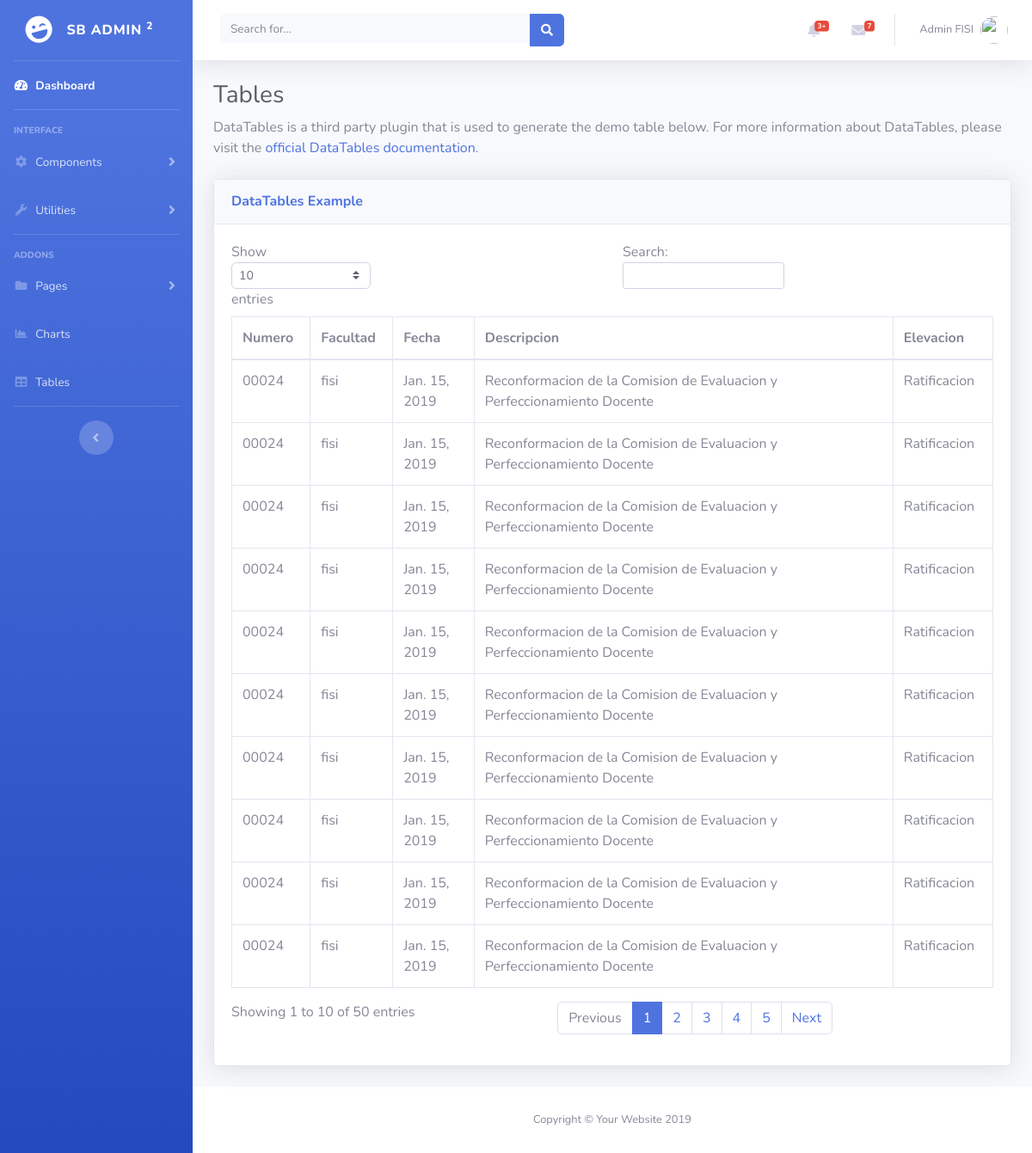
The page /resoluciones/tabla on the database its author committed.
### resoluciones/models.py (models this page shows, shortened)
class Resolucion(models.Model):
    nro_resolucion = models.CharField(max_length=5, primary_key=True)
    facultad_resolucion = models.ForeignKey(Facultad, on_delete=models.CASCADE)
    fecha_resolucion = models.DateField()
    link_descarga = models.CharField(max_length=100)
    estado_resolucion = models.CharField(max_length=20)
    descripcion_resolucion = models.TextField(default='obs')
    observacion_resolucion = models.TextField()
    adjunto_resolucion = models.CharField(max_length=100)
    tipo_elevacion = models.CharField(max_length=50)
    class Meta:
        ordering = ('-fecha_resolucion',)

class Facultad(models.Model):
    FACS = (
        ('fii', 'FII'),
        ('fiee','FIEE'),
        ('fisi','FISI')
    )
    id_facultad = models.CharField(max_length=3, primary_key=True)
    nombre_facultad = models.CharField(max_length=100)
    abreviatura_facultad = models.CharField(max_length=6, choices=FACS)
    def __str__(self):
        return self.abreviatura_facultad

### resoluciones/views.py (the view)
# urls.py: path('tabla', tabla, name='tabla'),
def tabla(request):
    resoluciones = Resolucion.objects.all()
    return render(request, 'resolucion/tabla.html',
                  {'resoluciones': resoluciones})

### resoluciones/templates/resolucion/tabla.html (shortened to what this page needs)
{% extends 'base.html' %}
{% block content %}
    {% load staticfiles %}
        <div class="container-fluid">
          <h1 class="h3 mb-2 text-gray-800">Tables</h1>
          <p class="mb-4">DataTables is a third party plugin that is used to generate the demo table below. For more information about DataTables, please visit the <a target="_blank" href="https://datatables.net">official DataTables documentation</a>.</p>
          <div class="card shadow mb-4">
            <div class="card-header py-3">
              <h6 class="m-0 font-weight-bold text-primary">DataTables Example</h6>
            </div>
            <div class="card-body">
              <div class="table-responsive">
                <table class="table table-bordered" id="dataTable" width="100%" cellspacing="0">
                  <thead>
                    <tr>
                      <th>Numero</th>
                      <th>Facultad</th>
                      <th>Fecha</th>
                      <th>Descripcion</th>
                      <th>Elevacion</th>
                    </tr>
                  </thead>
                  <tbody>
                  {% for i in i|rjust:10 %}
                  {% for r in resoluciones %}
                    <tr>
                      <td>{{ r.nro_resolucion }}</td>
                      <td>{{ r.facultad_resolucion }}</td>
                      <td>{{ r.fecha_resolucion }}</td>
                      <td>{{ r.descripcion_resolucion }}</td>
                      <td>{{ r.tipo_elevacion }}</td>
                    </tr>
                  {% endfor %}
                  {% endfor %}
                  </tbody>
                </table>
              </div>
            </div>
          </div>
        </div>
{% endblock %}

### rows shown on the page
Resolucion: nro_resolucion "00024", facultad_resolucion "fisi", fecha_resolucion "Jan. 15, 2019", descripcion_resolucion "Reconformacion de la Comision de Evaluacion y Perfeccionamiento Docente", tipo_elevacion "Ratificacion"
